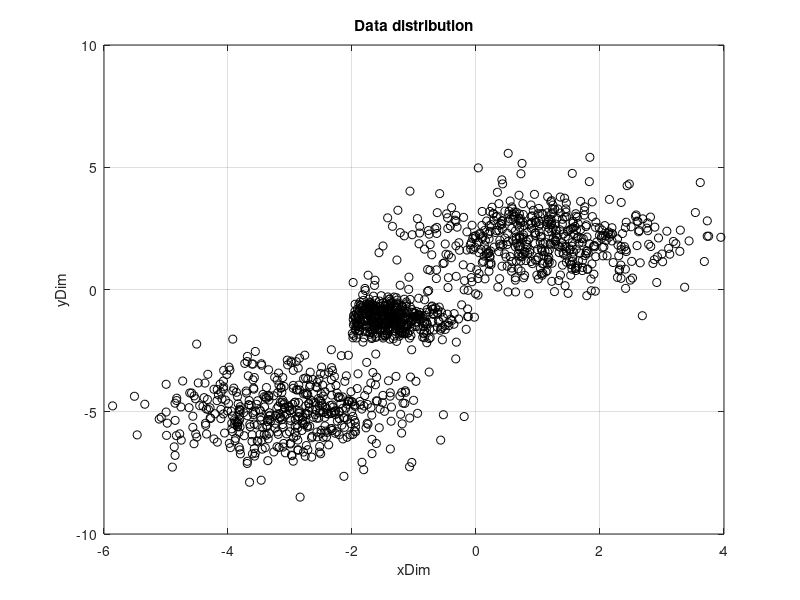

Recreate this plot in MATLAB. (Note: this script raises an error after producing the figure.)
%% script to run k-means
clear; clc; close all;

%% specify data and kMean parameters

data2load = 'data_structured';
showDistributionInit = true;
numOfCenters = 3;
maxIters = 30;

%% load data
if strcmp(data2load,'data_structured')
    data = load('data_structured.txt');
    xParameter = 'xDim';
    yParameter = 'yDim';
elseif strcmp(data2load,'data_random')
    data = load('data_random.txt');
    xParameter = 'xDim';
    yParameter = 'yDim';
elseif strcmp(data2load,'Mall_Customers')
    temp = readtable('Mall_Customers.csv');
    xParameter = 'AnnualIncome_k__';
    yParameter = 'SpendingScore_1_100_';
    data = zeros(size(temp,1),2);
    data(:,1) = temp.(xParameter);
    data(:,2) = temp.(yParameter);
    clear temp 
else
    error('invalid data');
end

%% show the data before performing kMeans
if showDistributionInit
    plot(data(:,1),data(:,2),'ko');
    grid on;
    title('Data distribution')
    xlabel(xParameter,'Interpreter','None');
    ylabel(yParameter,'Interpreter','None');
    disp(" >> press return to continue ...")
    pause;
    close(gcf)
end

%% run Kmeans
[clusterIDX, center] = kMeans2D( numOfCenters, data , maxIters );

%% matlabs internal kMeans algorithm (requires statistics_toolbox)
[clusterIDX_matlab, center_matlab] = kmeans( data, numOfCenters);
